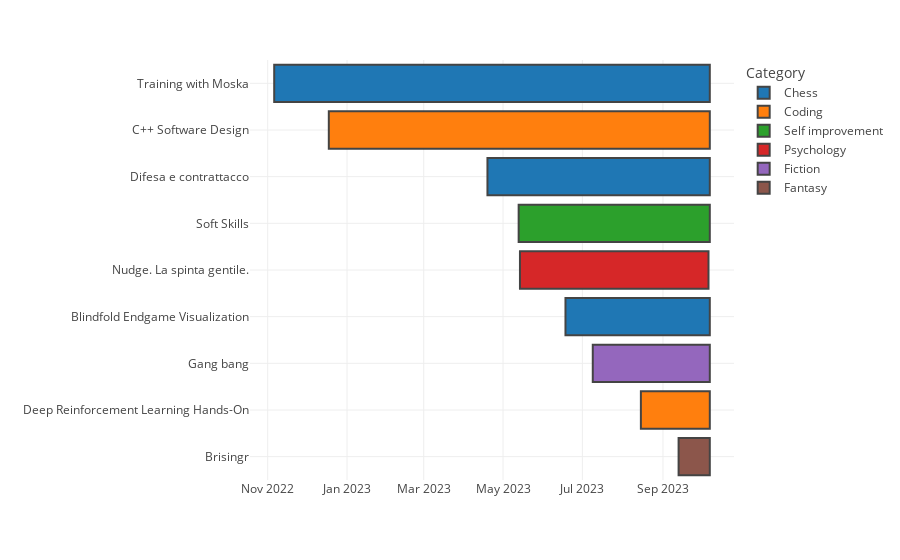

Here is the notebook cell this chart was saved with:
### Code cell
# Copia il DataFrame originale per evitare modifiche indesiderate
df_copy = df.copy()

# Sostituisci le date End mancanti con la data di oggi
today = datetime.today().date()
df_copy['End'].fillna(today, inplace=True)

# Crea il Gantt chart con Plotly Express
fig = px.timeline(df_copy[df_copy['Start'].notna()], x_start='Start', x_end='End', y='Title', color='Category', hover_data=['Authors', 'Type', 'Sub-Category', 'Language', 'Status'])

fig.update_yaxes(categoryorder="total ascending")

fig.update_layout(
    xaxis_title="",
    yaxis_title="",
    title="",
    showlegend=True,
    margin=dict(l=250)
)

fig.update_traces(marker=dict(line=dict(width=2)))  # Modifica la larghezza delle barre


fig.show()

### Figure 1 — Plotly figure (JSON) as saved in the notebook; plotly's stock layout.template omitted (floating-point values rounded to 4 significant figures)
{"data": [{"alignmentgroup": "True", "base": ["2022-11-06T00:00:00", "2023-04-19T00:00:00", "2023-06-18T00:00:00"], "customdata": [["Moskalenko,Viktor", "ebook", null, "en", "Reading"], ["Flórián,Tibor", "paper", null, "it", "Reading"], ["Justesen,Martin", "ebook", null, "en", "Reading"]], "hovertemplate": "Category=Chess<br>Start=%{base}<br>End=%{x}<br>Title=%{y}<br>Authors=%{customdata[0]}<br>Type=%{customdata[1]}<br>Sub-Category=%{customdata[2]}<br>Language=%{customdata[3]}<br>Status=%{customdata[4]}<extra></extra>", "legendgroup": "Chess", "marker": {"color": "#1F77B4", "line": {"width": 2}, "pattern": {"shape": ""}}, "name": "Chess", "offsetgroup": "Chess", "orientation": "h", "showlegend": true, "textposition": "auto", "type": "bar", "x": [28944000000, 14774400000, 9590400000], "xaxis": "x", "y": ["Training with Moska", "Difesa e contrattacco", "Blindfold Endgame Visualization"], "yaxis": "y"}, {"alignmentgroup": "True", "base": ["2022-12-18T00:00:00", "2023-08-15T00:00:00"], "customdata": [["Iglberger,Klaus", "paper", null, "en", "Reading"], ["Lapan,Maxim", "ebook", null, "en", "Reading"]], "hovertemplate": "Category=Coding<br>Start=%{base}<br>End=%{x}<br>Title=%{y}<br>Authors=%{customdata[0]}<br>Type=%{customdata[1]}<br>Sub-Category=%{customdata[2]}<br>Language=%{customdata[3]}<br>Status=%{customdata[4]}<extra></extra>", "legendgroup": "Coding", "marker": {"color": "#FF7F0E", "line": {"width": 2}, "pattern": {"shape": ""}}, "name": "Coding", "offsetgroup": "Coding", "orientation": "h", "showlegend": true, "textposition": "auto", "type": "bar", "x": [25315200000, 4579200000], "xaxis": "x", "y": ["C++ Software Design", "Deep Reinforcement Learning Hands-On"], "yaxis": "y"}, {"alignmentgroup": "True", "base": ["2023-05-13T00:00:00"], "customdata": [["Sonmez,John", "ebook", null, "en", "Reading"]], "hovertemplate": "Category=Self improvement<br>Start=%{base}<br>End=%{x}<br>Title=%{y}<br>Authors=%{customdata[0]}<br>Type=%{customdata[1]}<br>Sub-Category=%{customdata[2]}<br>Language=%{customdata[3]}<br>Status=%{customdata[4]}<extra></extra>", "legendgroup": "Self improvement", "marker": {"color": "#2CA02C", "line": {"width": 2}, "pattern": {"shape": ""}}, "name": "Self improvement", "offsetgroup": "Self improvement", "orientation": "h", "showlegend": true, "textposition": "auto", "type": "bar", "x": [12700800000], "xaxis": "x", "y": ["Soft Skills"], "yaxis": "y"}, {"alignmentgroup": "True", "base": ["2023-05-14T00:00:00"], "customdata": [["Sunstein,Cass R.;Thaler,Richard H.", "ebook", null, "it", "Read"]], "hovertemplate": "Category=Psychology<br>Start=%{base}<br>End=%{x}<br>Title=%{y}<br>Authors=%{customdata[0]}<br>Type=%{customdata[1]}<br>Sub-Category=%{customdata[2]}<br>Language=%{customdata[3]}<br>Status=%{customdata[4]}<extra></extra>", "legendgroup": "Psychology", "marker": {"color": "#D62728", "line": {"width": 2}, "pattern": {"shape": ""}}, "name": "Psychology", "offsetgroup": "Psychology", "orientation": "h", "showlegend": true, "textposition": "auto", "type": "bar", "x": [12528000000], "xaxis": "x", "y": ["Nudge. La spinta gentile."], "yaxis": "y"}, {"alignmentgroup": "True", "base": ["2023-07-09T00:00:00"], "customdata": [["Palahniuk,Chuck", "ebook", null, "it", "Reading"]], "hovertemplate": "Category=Fiction<br>Start=%{base}<br>End=%{x}<br>Title=%{y}<br>Authors=%{customdata[0]}<br>Type=%{customdata[1]}<br>Sub-Category=%{customdata[2]}<br>Language=%{customdata[3]}<br>Status=%{customdata[4]}<extra></extra>", "legendgroup": "Fiction", "marker": {"color": "#9467BD", "line": {"width": 2}, "pattern": {"shape": ""}}, "name": "Fiction", "offsetgroup": "Fiction", "orientation": "h", "showlegend": true, "textposition": "auto", "type": "bar", "x": [7776000000], "xaxis": "x", "y": ["Gang bang"], "yaxis": "y"}, {"alignmentgroup": "True", "base": ["2023-09-13T00:00:00"], "customdata": [["Paolini,Christopher", "audiobook", null, "en", "Reading"]], "hovertemplate": "Category=Fantasy<br>Start=%{base}<br>End=%{x}<br>Title=%{y}<br>Authors=%{customdata[0]}<br>Type=%{customdata[1]}<br>Sub-Category=%{customdata[2]}<br>Language=%{customdata[3]}<br>Status=%{customdata[4]}<extra></extra>", "legendgroup": "Fantasy", "marker": {"color": "#8C564B", "line": {"width": 2}, "pattern": {"shape": ""}}, "name": "Fantasy", "offsetgroup": "Fantasy", "orientation": "h", "showlegend": true, "textposition": "auto", "type": "bar", "x": [2073600000], "xaxis": "x", "y": ["Brisingr"], "yaxis": "y"}], "layout": {"barmode": "overlay", "legend": {"title": {"text": "Category"}, "tracegroupgap": 0}, "margin": {"l": 250, "t": 60}, "showlegend": true, "title": {"text": ""}, "xaxis": {"anchor": "y", "domain": [0, 1], "title": {"text": ""}, "type": "date"}, "yaxis": {"anchor": "x", "categoryorder": "total ascending", "domain": [0, 1], "title": {"text": ""}}}}
